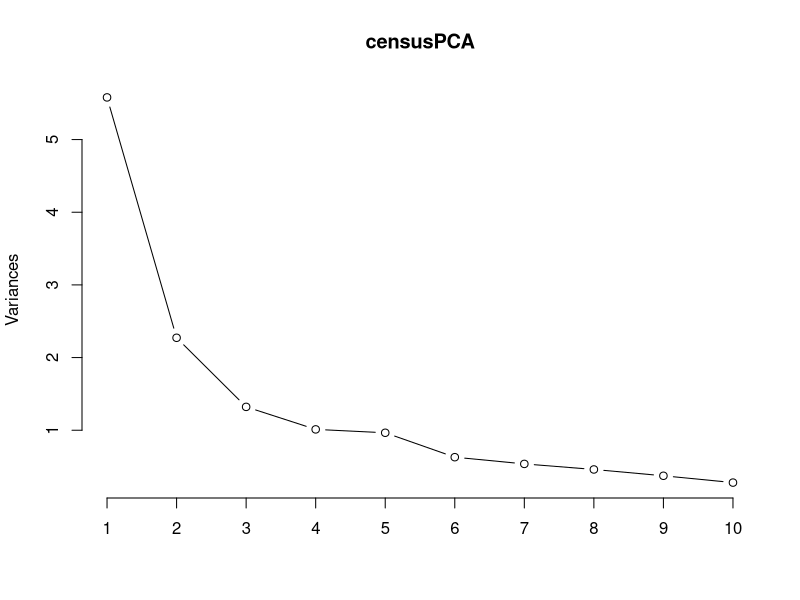

Here is the R script that generated this plot:
install.packages("stats")

library(tidyverse)


setwd("~/Documents/GitHub/ChathamData")
census <- read_csv("censusClean.csv", na="")
census <- as_data_frame(census)

colnames(census)

#replace missing values with median
sapply(census,function(x) sum(is.na(x)))
census$PerCapInc[is.na(census$PerCapInc)] <- median(census$PerCapInc,na.rm = T)
census$MedValue[is.na(census$MedValue)] <- median(census$MedValue,na.rm = T)

#reverse direction of vars so higher values for all = higher vuln
census_trans <- transform(census,
                          PCollegePlus=-PCollegePlus,
                          MedValue = -MedValue,
                          PerCapInc = -PerCapInc)
#log transform
#log.census <- log(census_trans[5:18])


#apply pca
censusPCA <- prcomp(census_trans[5:18],
                    center = TRUE,
                    scale. = TRUE)
#look at results
print(censusPCA)
plot(censusPCA, type = "lines")
summary(censusPCA)
